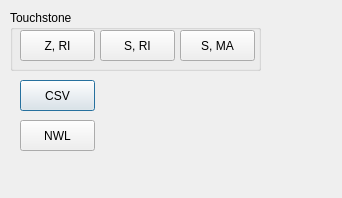
<?xml version="1.0" encoding="UTF-8"?>
<ui version="4.0">
 <class>Export</class>
 <widget class="QDialog" name="Export">
  <property name="geometry">
   <rect>
    <x>0</x>
    <y>0</y>
    <width>342</width>
    <height>198</height>
   </rect>
  </property>
  <property name="windowTitle">
   <string>Dialog</string>
  </property>
  <widget class="QPushButton" name="csvBtn">
   <property name="geometry">
    <rect>
     <x>20</x>
     <y>80</y>
     <width>75</width>
     <height>31</height>
    </rect>
   </property>
   <property name="text">
    <string>CSV</string>
   </property>
  </widget>
  <widget class="QPushButton" name="nwlBtn">
   <property name="geometry">
    <rect>
     <x>20</x>
     <y>120</y>
     <width>75</width>
     <height>31</height>
    </rect>
   </property>
   <property name="text">
    <string>NWL</string>
   </property>
  </widget>
  <widget class="QGroupBox" name="groupBox">
   <property name="geometry">
    <rect>
     <x>10</x>
     <y>10</y>
     <width>251</width>
     <height>61</height>
    </rect>
   </property>
   <property name="title">
    <string>Touchstone</string>
   </property>
   <widget class="QPushButton" name="zRiBtn">
    <property name="geometry">
     <rect>
      <x>10</x>
      <y>20</y>
      <width>75</width>
      <height>31</height>
     </rect>
    </property>
    <property name="text">
     <string>Z, RI</string>
    </property>
   </widget>
   <widget class="QPushButton" name="sRiBtn">
    <property name="geometry">
     <rect>
      <x>90</x>
      <y>20</y>
      <width>75</width>
      <height>31</height>
     </rect>
    </property>
    <property name="text">
     <string>S, RI</string>
    </property>
   </widget>
   <widget class="QPushButton" name="sMaBtn">
    <property name="geometry">
     <rect>
      <x>170</x>
      <y>20</y>
      <width>75</width>
      <height>31</height>
     </rect>
    </property>
    <property name="text">
     <string>S, MA</string>
    </property>
   </widget>
  </widget>
 </widget>
 <resources/>
 <connections/>
</ui>
